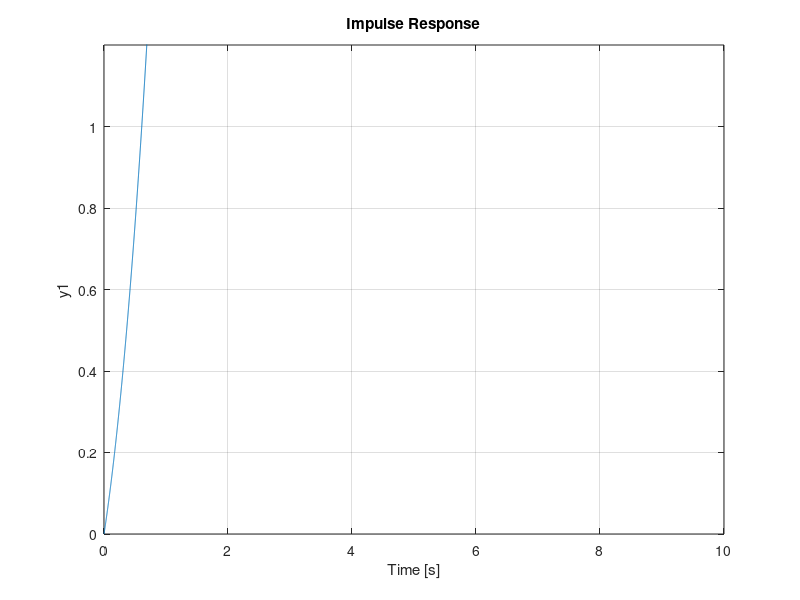
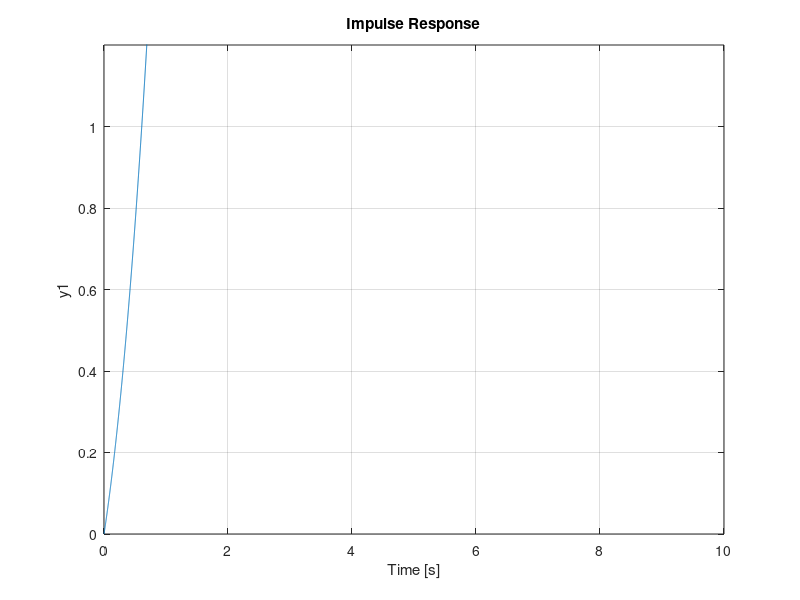
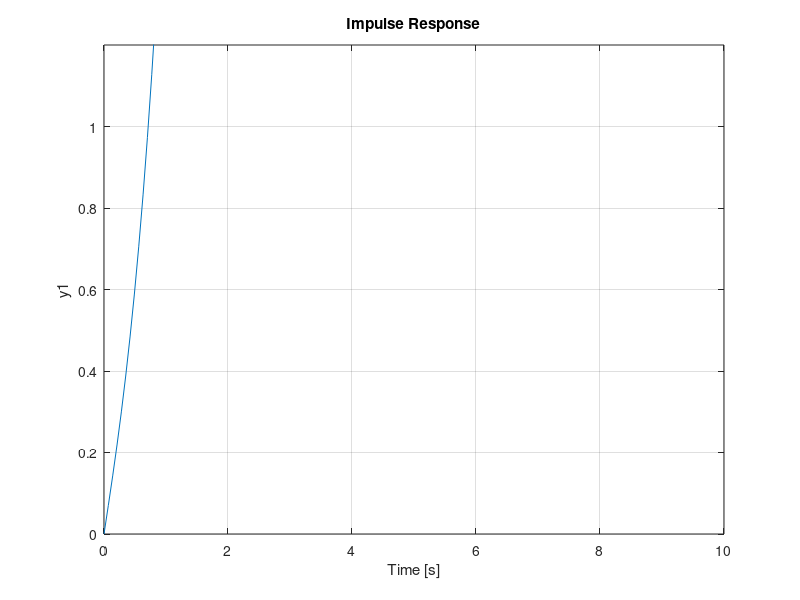
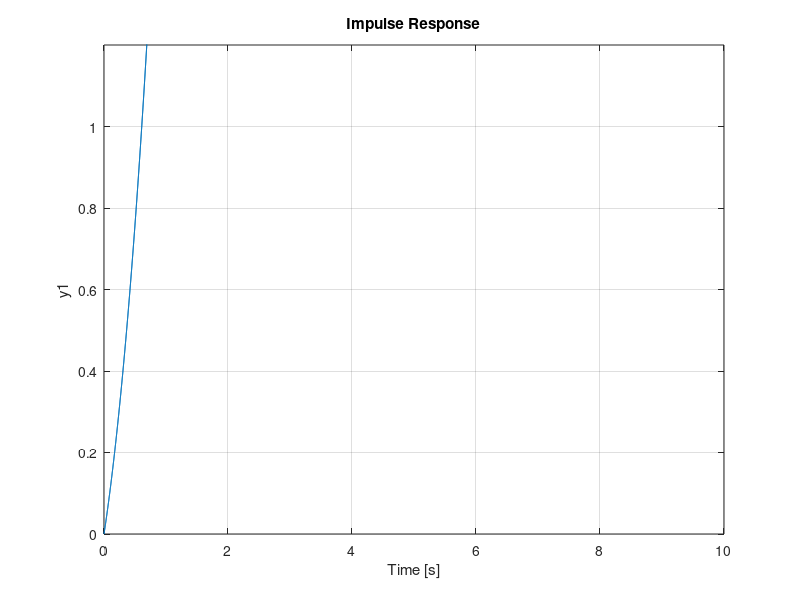

These figures' MATLAB source, in order:
function main_unst

r = tf([1],[1 0]);

pm = tf([1 3],[1 1 -2]);

%MECの誤差補償器
%d = tf([70 50],[1 0]);
d = tf([500 200],[1 0]);

%フィードバック制御器
c = tf([10 20],[1 0]);

k = [-2,1,0.5,-0.5,2,-1,2.3,0.5,-1.3];
t = [1,1,0.9,1.1,0.9,1.1,1.05,0.95];

for i = 1:7
p = tf([1 3],[1 1 -2])+tf([k(i)],[t(i) 2])*tf([1],[1 1]);%tf([k(i)],[t(i) 2])*tf([1],[1 -1]);
pc = p*(1+pm*d)/(1+p*d);
figure(1)
impulse(pc*r)
axis([0 10 0 1.2])
hold on
filename=['main01un/main012-',num2str(i),'.jpg'];
saveas(gcf,filename);
figure(2)
impulse(pc*r)
axis([0 10 0 1.2])
hold on
filename=['main01un/main013-',num2str(i),'.jpg'];
saveas(gcf,filename);
figure(3)
impulse(p*r)
axis([0 10 0 1.2])
hold on
filename=['main01un/main011-',num2str(i),'.jpg'];
saveas(gcf,filename);
end

for i = 1:7
p = tf([1 3],[1 1 -2])+tf([k(i)],[t(i) 2])*tf([1],[1 1]);%tf([k(i)],[t(i) 2])*tf([1],[1 -1]);
g = feedback(p*c,1);

pc1 = feedback(p,d);
pc2 = feedback(p*d,1);
pc = p*(1+pm*d)/(1+p*d);

gc01 = pc1*feedback(c,pm)+pc2*feedback(pm*c,1);
gc02 = feedback(pc*c,1);
figure(4)
impulse(gc01*r)
axis([0 3 0 1.2])
hold on
filename=['main02un/main022-',num2str(i),'.jpg'];
saveas(gcf,filename);
figure(5)
impulse(gc02*r)
axis([0 3 0 1.2])
hold on
filename=['main02un/main023-',num2str(i),'.jpg'];
saveas(gcf,filename);
figure(6)
impulse(g*r)
axis([0 3 0 1.2])
hold on
filename=['main02un/main021-',num2str(i),'.jpg'];
saveas(gcf,filename);
end
